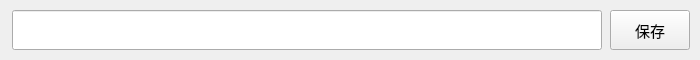
<?xml version="1.0" encoding="UTF-8"?>
<ui version="4.0">
 <class>Form</class>
 <widget class="QWidget" name="Form">
  <property name="geometry">
   <rect>
    <x>0</x>
    <y>0</y>
    <width>700</width>
    <height>60</height>
   </rect>
  </property>
  <property name="maximumSize">
   <size>
    <width>700</width>
    <height>60</height>
   </size>
  </property>
  <property name="windowTitle">
   <string>令牌管理</string>
  </property>
  <widget class="QLineEdit" name="lineEdit">
   <property name="geometry">
    <rect>
     <x>12</x>
     <y>10</y>
     <width>590</width>
     <height>40</height>
    </rect>
   </property>
   <property name="font">
    <font>
     <family>8514oem</family>
     <pointsize>10</pointsize>
    </font>
   </property>
  </widget>
  <widget class="QPushButton" name="pushButton">
   <property name="geometry">
    <rect>
     <x>610</x>
     <y>10</y>
     <width>80</width>
     <height>40</height>
    </rect>
   </property>
   <property name="font">
    <font>
     <family>8514oem</family>
     <pointsize>11</pointsize>
    </font>
   </property>
   <property name="text">
    <string>保存</string>
   </property>
  </widget>
 </widget>
 <resources/>
 <connections/>
</ui>
